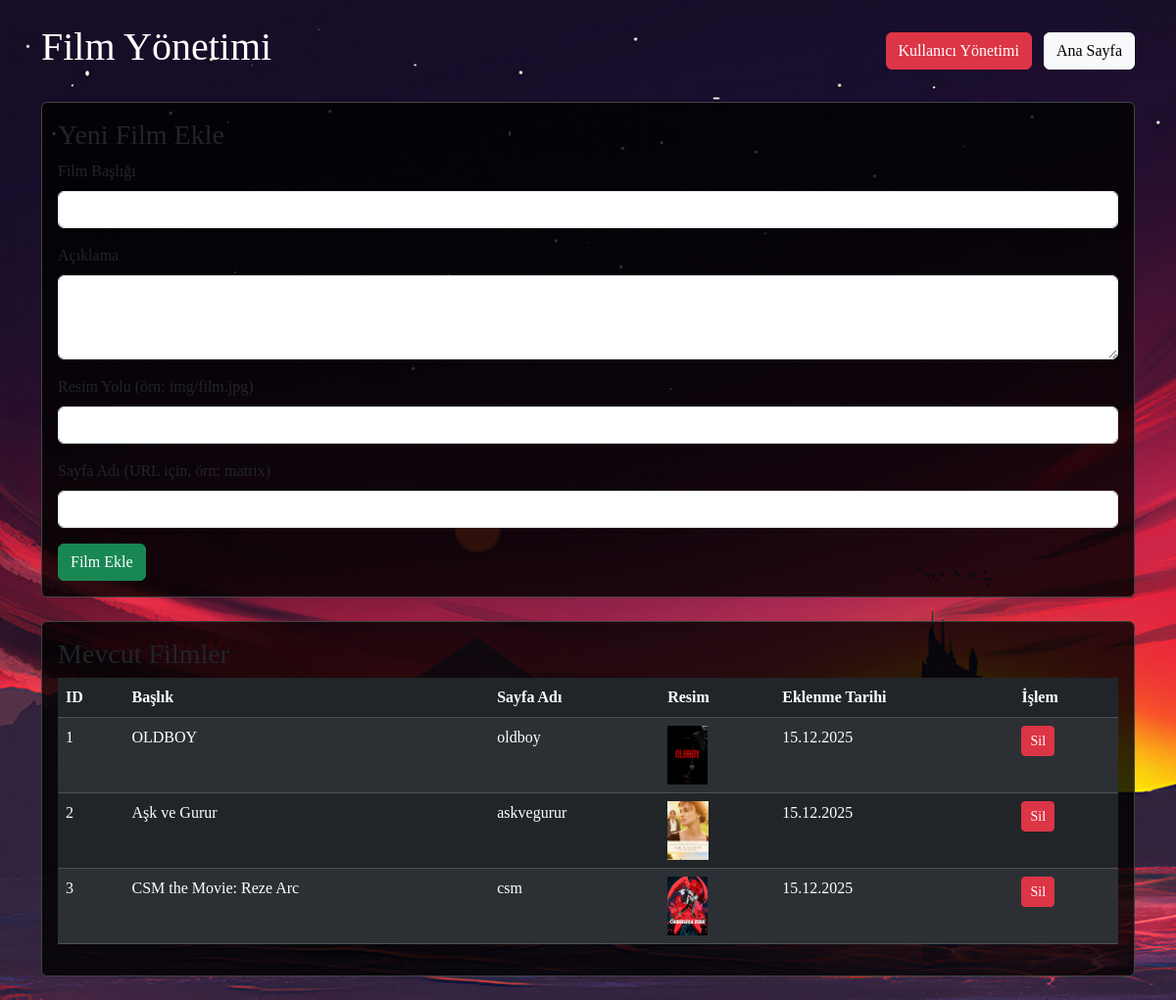
The page /admin_filmler.php (signed in) on the database its author committed.
### tables this page shows
CREATE TABLE IF NOT EXISTS `filmler` (
  `id` int NOT NULL AUTO_INCREMENT,
  `baslik` varchar(255) NOT NULL,
  `aciklama` text,
  `resim_yolu` varchar(255) DEFAULT NULL,
  `sayfa_adi` varchar(100) NOT NULL,
  `eklenme_tarihi` timestamp NULL DEFAULT CURRENT_TIMESTAMP,
  PRIMARY KEY (`id`),
  UNIQUE KEY `sayfa_adi` (`sayfa_adi`)
);

### admin_filmler.php (the view, shortened to what this page needs)
<?php
$host = "localhost";
$dbname = "testdb";
$user = "root";
$pass = "";
try {
    $db = new PDO("mysql:host=$host;dbname=$dbname;charset=utf8", $user, $pass);
    $db->setAttribute(PDO::ATTR_ERRMODE, PDO::ERRMODE_EXCEPTION);
} catch (PDOException $e) {
    die("Veritabanı hatası: " . $e->getMessage());
}
$filmler = $db->query("SELECT * FROM filmler ORDER BY eklenme_tarihi DESC")->fetchAll(PDO::FETCH_ASSOC);
?>
<!DOCTYPE html>
<html lang="tr">
<head>
    <link href="https://cdn.jsdelivr.net/npm/bootstrap@5.3.3/dist/css/bootstrap.min.css" rel="stylesheet">
</head>
<body>
<div class="container py-4">
    <div class="d-flex justify-content-between align-items-center mb-4">
        <h1>Film Yönetimi</h1>
        <div>
            <?php if($_SESSION['rol_id'] == 1): ?>
                <a href="kullanici_yonetimi.php" class="btn btn-danger me-2">Kullanıcı Yönetimi</a>
            <?php endif; ?>
            <a href="dashboard.php" class="btn btn-light">Ana Sayfa</a>
        </div>
    </div>
    <div class="card mb-4">
        <div class="card-body">
            <h3 class="card-title">Yeni Film Ekle</h3>
            <form method="POST">
                <div class="mb-3">
                    <label class="form-label">Film Başlığı</label>
                    <input type="text" name="baslik" class="form-control" required>
                </div>
                <div class="mb-3">
                    <label class="form-label">Açıklama</label>
                    <textarea name="aciklama" class="form-control" rows="3" required></textarea>
                </div>
                <div class="mb-3">
                    <label class="form-label">Resim Yolu (örn: img/film.jpg)</label>
                    <input type="text" name="resim_yolu" class="form-control" required>
                </div>
                <div class="mb-3">
                    <label class="form-label">Sayfa Adı (URL için, örn: matrix)</label>
                    <input type="text" name="sayfa_adi" class="form-control" required>
                </div>
                <button type="submit" class="btn btn-success">Film Ekle</button>
            </form>
        </div>
    </div>
    <div class="card">
        <div class="card-body">
            <h3 class="card-title">Mevcut Filmler</h3>
            <div class="table-responsive">
                <table class="table table-dark table-striped">
                    <thead>
                    <tr>
                        <th>ID</th>
                        <th>Başlık</th>
                        <th>Sayfa Adı</th>
                        <th>Resim</th>
                        <th>Eklenme Tarihi</th>
                        <th>İşlem</th>
                    </tr>
                    </thead>
                    <tbody>
                    <?php foreach($filmler as $film): ?>
                        <tr>
                            <td><?php echo $film['id']; ?></td>
                            <td><?php echo htmlspecialchars($film['baslik']); ?></td>
                            <td><?php echo htmlspecialchars($film['sayfa_adi']); ?></td>
                            <td><img src="<?php echo htmlspecialchars($film['resim_yolu']); ?>" style="height: 60px;"></td>
                            <td><?php echo date('d.m.Y', strtotime($film['eklenme_tarihi'])); ?></td>
                            <td>
                                <a href="?sil=<?php echo $film['id']; ?>" class="btn btn-danger btn-sm"
                                   onclick="return confirm('Bu filmi silmek istediğinizden emin misiniz?')">Sil</a>
                            </td>
                        </tr>
                    <?php endforeach; ?>
                    </tbody>
                </table>
            </div>
        </div>
    </div>
</div>
</body>
</html>

### admin_filmler.php (style rules this page uses)
body { background-image: url('img/arkaplan.jpg'); background-size: cover; background-attachment: fixed; color: white; font-family: Verdana; }
.card { background: rgba(0,0,0,0.8); border: 1px solid #444; }
.table { color: white; }
.table thead { background: rgba(255,255,255,0.1); }

### rows shown on the page
filmler: id "1", baslik "OLDBOY", sayfa_adi "oldboy", resim_yolu (picture), eklenme_tarihi "15.12.2025"
filmler: id "2", baslik "Aşk ve Gurur", sayfa_adi "askvegurur", resim_yolu (picture), eklenme_tarihi "15.12.2025"
filmler: id "3", baslik "CSM the Movie: Reze Arc", sayfa_adi "csm", resim_yolu (picture), eklenme_tarihi "15.12.2025"
